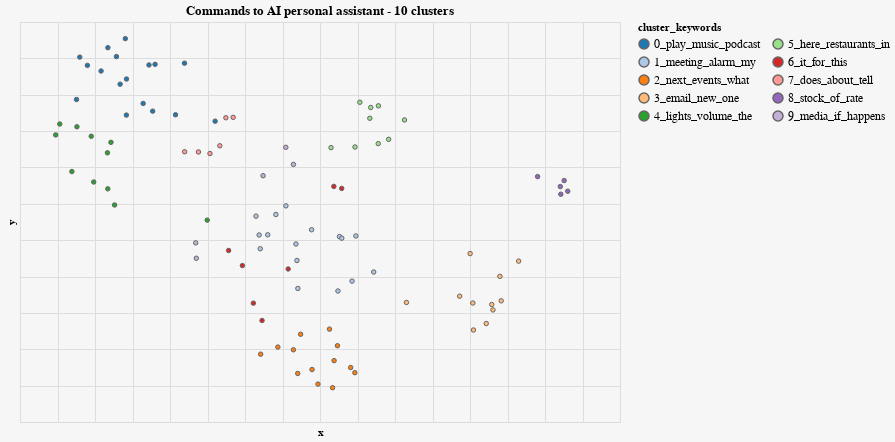

The notebook cell saved with this chart:
### Markdown cell above
Step 5: Visualize Clusters on a Plot

### Code cell
def interactive_clusters_scatterplot(
        df: pd.DataFrame,
        fields_in_tooltip: List[str] = None,
        title: str = '',
        title_column: str = 'keywords'
):
    if fields_in_tooltip is None:
        fields_in_tooltip = ['']

    selection = alt.selection_multi(fields=[title_column], bind='legend')

    chart = alt.Chart(df).transform_calculate(
    ).mark_circle(size=20, stroke='#666', strokeWidth=1, opacity=0.1).encode(
        x=
        alt.X('x',
              scale=alt.Scale(zero=False),
              axis=alt.Axis(labels=False, ticks=False, domain=False)
              ),
        y=
        alt.Y('y',
              scale=alt.Scale(zero=False),
              axis=alt.Axis(labels=False, ticks=False, domain=False)
              ),

        color=alt.Color(f'{title_column}:N',
                        legend=alt.Legend(columns=2,
                                          symbolLimit=0,
                                          orient='right',
                                          labelFontSize=12)
                        ),
        opacity=alt.condition(selection, alt.value(1), alt.value(0.2)),
        tooltip=fields_in_tooltip
    ).properties(
        width=600,
        height=400
    ).add_selection(
        selection
    ).configure_legend(labelLimit=0).configure_view(
        strokeWidth=0
    ).configure(background="#F6f6f6").properties(
        title=title
    ).configure_range(
        category={'scheme': 'category20'}
    )
    return chart

# Reduce dimensions to be able to plot the embeddings
n_neighbors = 15
reducer = umap.UMAP(n_neighbors=n_neighbors)
umap_embeds = reducer.fit_transform(embeddings)
df['x'] = umap_embeds[:, 0]
df['y'] = umap_embeds[:, 1]

# Specify the names of columns to plot

title_column = 'cluster_keywords'
fields_in_tooltip = ['utt',  'topic', 'cluster_keywords']

title = "Commands to AI personal assistant"

chart = interactive_clusters_scatterplot(df,
                                            fields_in_tooltip=fields_in_tooltip,
                                            title=title + " - " + str(n_clusters) + " clusters",
                                            title_column=title_column)
chart
